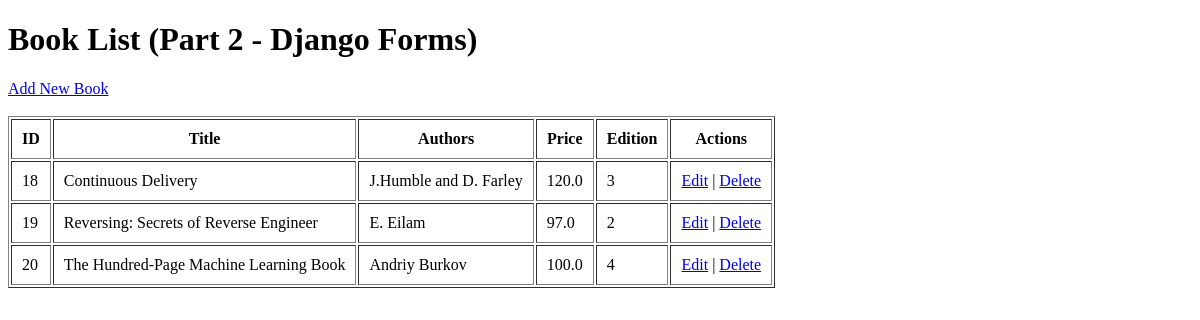
The app's page /books/lab9_part2/listbooks, older data.
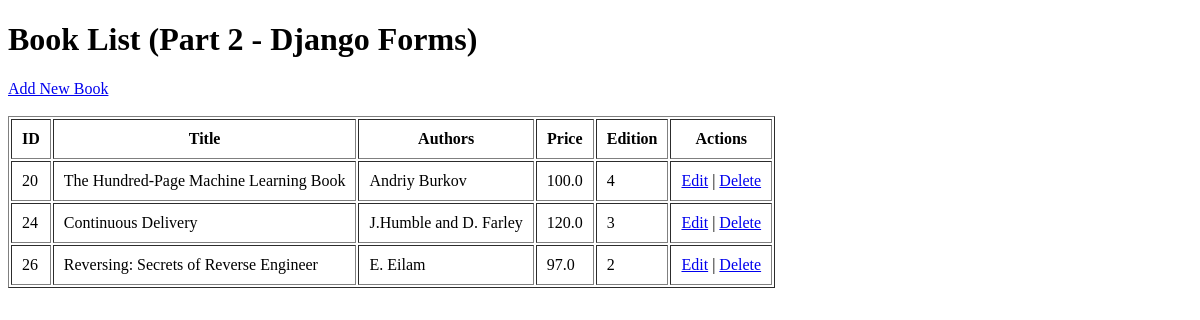
The same page, newer data.
### apps/bookmodule/models.py (models this page shows, shortened)
class Book(models.Model):
    title = models.CharField(max_length=50)
    author = models.CharField(max_length=50, null=True, blank=True)
    price = models.FloatField(default=0.0)
    edition = models.SmallIntegerField(default=1)

### apps/bookmodule/views.py (the view)
# urls.py: path('lab9_part2/listbooks', views.lab10_part2_listbooks, name='lab10_part2_listbooks'),
def lab10_part2_listbooks(request):
    books = Book.objects.all()
    return render(request, 'bookmodule/lab10_part2/listbooks.html', {'books': books})

### apps/templates/bookmodule/lab10_part2/listbooks.html (shortened to what this page needs)
<!DOCTYPE html>
<html lang="ar">
<head>
</head>
<body>
    <h1>Book List (Part 2 - Django Forms)</h1>
    <a href="{% url 'books:lab10_part2_addbook' %}">Add New Book</a>
    <br><br>
    <table border="1" cellpadding="10">
        <tr>
            <th>ID</th>
            <th>Title</th>
            <th>Authors</th>
            <th>Price</th>
            <th>Edition</th>
            <th>Actions</th>
        </tr>
        {% for book in books %}
        <tr>
            <td>{{ book.id }}</td>
            <td>{{ book.title }}</td>
            <td>{{ book.author }}</td>
            <td>{{ book.price }}</td>
            <td>{{ book.edition }}</td>
            <td>
                <a href="{% url 'books:lab10_part2_editbook' book.id %}">Edit</a> |
                <a href="{% url 'books:lab10_part2_deletebook' book.id %}">Delete</a>
            </td>
        </tr>
        {% empty %}
        <tr>
            <td colspan="6">No books available.</td>
        </tr>
        {% endfor %}
    </table>
</body>
</html>

Row changes from the older to the newer data that the page shows:
removed Book: id "18", title "Continuous Delivery", author "J.Humble and D. Farley", price "120.0", edition "3"
removed Book: id "19", title "Reversing: Secrets of Reverse Engineer", author "E. Eilam", price "97.0", edition "2"
added Book: id "24", title "Continuous Delivery", author "J.Humble and D. Farley", price "120.0", edition "3"
added Book: id "26", title "Reversing: Secrets of Reverse Engineer", author "E. Eilam", price "97.0", edition "2"
